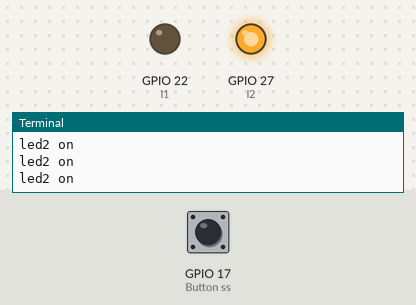
Recording of a program running on a simulated Raspberry Pi (BCM pin numbers). Parts: output pins drawn as LEDs (lit = HIGH), the last lines printed to the terminal. The test bench sets the inputs (shaded band); at power-on: GPIO 17 (Button ss) LOW.

Above: at 1.2 s.
1.3 s: GPIO 17 (Button ss) pulled HIGH for 0.6 s
At 1.9 s:
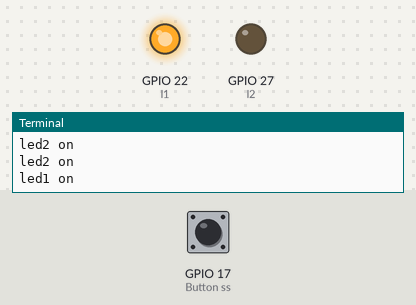
3.5 s: GPIO 17 (Button ss) pulled HIGH for 3.2 s
At 7.7 s:
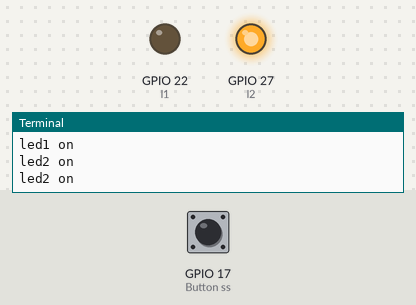
Timing chart, 0 to 9.2 s (numbered marks = the images above; inputs shaded):
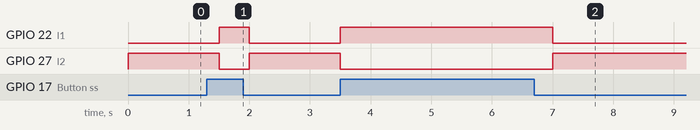

The program:

slide_switch.py
```python
from gpiozero import LED, Button
from time import sleep

# initialize the slide switch on GPIO pin 17
ss = Button(17, pull_up=False)
l1 = LED(22)
l2 = LED(27)

try:
    while True:
        if ss.is_pressed:
            print('led1 on')
            l1.on()
            l2.off()
        else:
            print('led2 on')
            l1.off()
            l2.on()
        sleep(0.5)
except KeyboardInterrupt:
    print('Existing...')
finally:
    pass
```

Measured:
- after the input at 1.3 s, GPIO 22 (l1): LOW → HIGH after 0.20 s, → LOW 0.50 s later; GPIO 27 (l2): HIGH → LOW after 0.20 s, → HIGH 0.50 s later
- after the input at 3.5 s, GPIO 22 (l1): LOW → HIGH at once, → LOW 3.5 s later; GPIO 27 (l2): HIGH → LOW at once, → HIGH 3.5 s later
